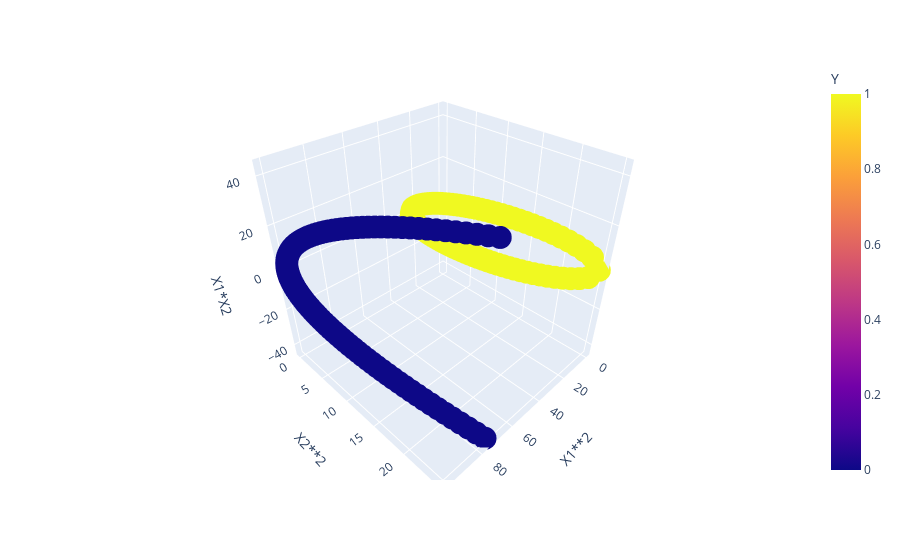

Here is the notebook cell this chart was saved with:
### Code cell
# In this plot, we can see that we are able to differentiate the data using a single line
px.scatter_3d(df, x = "X1**2", y = "X2**2", z = "X1*X2", color = "Y")

### Figure 1 — Plotly figure (JSON) as saved in the notebook; plotly's stock layout.template omitted (floating-point values rounded to 4 significant figures; data arrays with more than 128 entries replaced by an {"elided": "..."} marker saying what was removed)
{"data": [{"hovertemplate": "X1**2=%{x}<br>X2**2=%{y}<br>X1*X2=%{z}<br>Y=%{marker.color}<extra></extra>", "legendgroup": "", "marker": {"color": {"elided": "400 int values"}, "coloraxis": "coloraxis", "symbol": "circle"}, "mode": "markers", "name": "", "scene": "scene", "showlegend": false, "type": "scatter3d", "x": {"elided": "400 float values"}, "y": {"elided": "400 float values"}, "z": {"elided": "400 float values"}}], "layout": {"coloraxis": {"colorbar": {"title": {"text": "Y"}}, "colorscale": [[0, "#0d0887"], [0.1111, "#46039f"], [0.2222, "#7201a8"], [0.3333, "#9c179e"], [0.4444, "#bd3786"], [0.5556, "#d8576b"], [0.6667, "#ed7953"], [0.7778, "#fb9f3a"], [0.8889, "#fdca26"], [1, "#f0f921"]]}, "legend": {"tracegroupgap": 0}, "margin": {"t": 60}, "scene": {"domain": {"x": [0, 1], "y": [0, 1]}, "xaxis": {"title": {"text": "X1**2"}}, "yaxis": {"title": {"text": "X2**2"}}, "zaxis": {"title": {"text": "X1*X2"}}}}}
